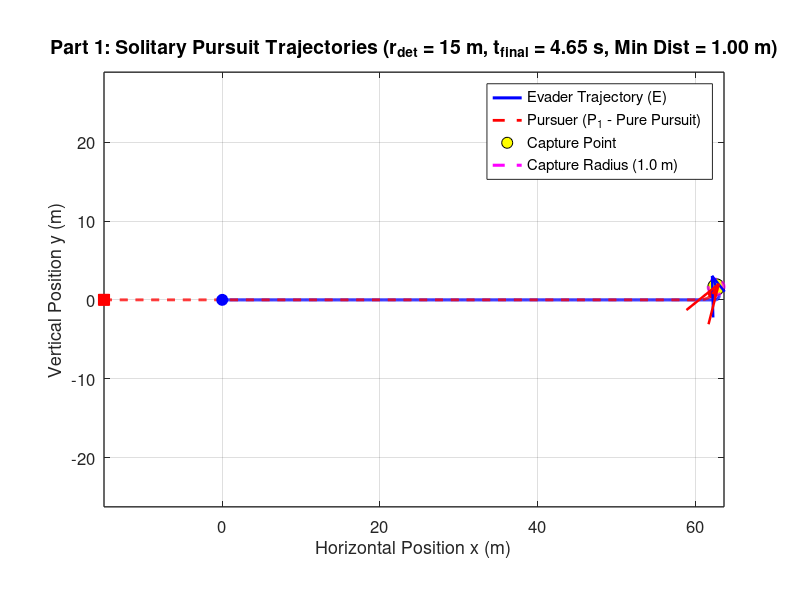

Write MATLAB code to recreate this figure. (Note: this script raises an error after producing the figure.)
% solitary_pursuit.m
% Part 1: Solitary Hunting Mechanics (Pure Pursuit vs. Evasive Jinking)
clear; clc; close all;
addpath(fileparts(mfilename('fullpath')));

%% 1. Model Parameters
v_p = 60 / 3.6;          % Pursuer speed (16.67 m/s)
v_e = 50 / 3.6;          % Evader speed (13.89 m/s)
R_p = 1.5;               % Pursuer min turning radius (m)
R_e = 0.5;               % Evader min turning radius (m)

w_p_max = v_p / R_p;     % Max angular velocity of pursuer (11.11 rad/s)
w_e_max = v_e / R_e;     % Max angular velocity of evader (27.78 rad/s)

l_cap = 1.0;             % Capture radius (m)
r_det = 25.0;            % Initial detection distance (m) [15, 50]
r_jink = 2.5;            % Critical distance where prey triggers jink (m)
T_max = 15.0;            % Raptor stamina limit (s)
dt = 0.005;              % Time step (s)
N = round(T_max / dt);
start_distances = [15, 20, 25, 30, 35];
start_angles = deg2rad([0, 15, -15, 30, -30]);
strategy_root = fileparts(fileparts(mfilename('fullpath')));
plot_folder = fullfile(strategy_root, 'plots', 'normal');
animation_folder = fullfile(strategy_root, 'animations', 'normal');
if ~exist(plot_folder, 'dir')
    mkdir(plot_folder);
end
if ~exist(animation_folder, 'dir')
    mkdir(animation_folder);
end
final_capture_times = zeros(1, numel(start_distances));

for scenario = 1:5
r_det = start_distances(scenario);
%% 2. Initial Conditions (t = 0)
alpha_1 = start_angles(scenario);

% Preallocate state arrays
x_E = zeros(1, N); y_E = zeros(1, N); theta_E = zeros(1, N);
x_P = zeros(1, N); y_P = zeros(1, N); theta_P = zeros(1, N);
dist_P = zeros(1, N);
t_vec = (0:N-1) * dt;

% Set t = 0 values
x_E(1) = 0; y_E(1) = 0; theta_E(1) = 0;
x_P(1) = -r_det * cos(alpha_1);
y_P(1) =  r_det * sin(alpha_1);
theta_P(1) = 0;

captured = false;
end_idx = N;
is_jinking = false;
theta_target = 0;
optimal_angle = deg2rad(110);

%% 3. Time-Stepping Simulation Loop (Forward Euler)
for k = 1:N-1
    dist_P(k) = hypot(x_E(k) - x_P(k), y_E(k) - y_P(k));
    
    if dist_P(k) <= l_cap
        captured = true;
        end_idx = k;
        break;
    end
    
    % --- Pursuer Control (Pure Pursuit) ---
    theta_LOS = atan2(y_E(k) - y_P(k), x_E(k) - x_P(k));
    dtheta_P = atan2(sin(theta_LOS - theta_P(k)), cos(theta_LOS - theta_P(k)));
    if abs(dtheta_P) <= w_p_max * dt
        w_P = dtheta_P / dt;
    else
        w_P = w_p_max * sign(dtheta_P);
    end
    
    % --- Evader Control (Break Turn with Overshoot Reset) ---
    if is_jinking && dist_P(k) > r_jink + 4
        is_jinking = false;
    end

    if ~is_jinking && dist_P(k) <= r_jink
        is_jinking = true;
        theta_target = theta_LOS + optimal_angle;
    end

    if is_jinking
        dtheta_E = atan2(sin(theta_target - theta_E(k)), ...
            cos(theta_target - theta_E(k)));
        if abs(dtheta_E) <= w_e_max * dt
            w_E = dtheta_E / dt;
        else
            w_E = w_e_max * sign(dtheta_E);
        end
    else
        theta_flee = theta_LOS;
        dtheta_E = atan2(sin(theta_flee - theta_E(k)), cos(theta_flee - theta_E(k)));
        if abs(dtheta_E) <= w_e_max * dt
            w_E = dtheta_E / dt;
        else
            w_E = w_e_max * sign(dtheta_E);
        end
    end
    
    % --- Euler Kinematic Updates ---
    x_P(k+1) = x_P(k) + v_p * cos(theta_P(k)) * dt;
    y_P(k+1) = y_P(k) + v_p * sin(theta_P(k)) * dt;
    theta_P(k+1) = theta_P(k) + w_P * dt;
    
    x_E(k+1) = x_E(k) + v_e * cos(theta_E(k)) * dt;
    y_E(k+1) = y_E(k) + v_e * sin(theta_E(k)) * dt;
    theta_E(k+1) = theta_E(k) + w_E * dt;
end

dist_P(end_idx) = hypot(x_E(end_idx) - x_P(end_idx), y_E(end_idx) - y_P(end_idx));
final_capture_times(scenario) = t_vec(end_idx);

%% 4. Figure 1: Combined 2D Trajectory Plot (All Players on Same Axis)
figure('Color', 'w', 'Position', [80, 80, 1050, 700]);
hold on; grid on; axis equal;

% Plot trajectories
plot(x_E(1:end_idx), y_E(1:end_idx), 'b-', 'LineWidth', 2.2, 'DisplayName', 'Evader Trajectory (E)');
plot(x_P(1:end_idx), y_P(1:end_idx), 'r--', 'LineWidth', 2.0, 'DisplayName', 'Pursuer (P_1 - Pure Pursuit)');

% Plot Start Positions (t = 0)
plot(x_E(1), y_E(1), 'bo', 'MarkerSize', 8, 'MarkerFaceColor', 'b', 'HandleVisibility', 'off');
plot(x_P(1), y_P(1), 'rs', 'MarkerSize', 8, 'MarkerFaceColor', 'r', 'HandleVisibility', 'off');

% Plot End Positions (t = T_final)
plot(x_E(end_idx), y_E(end_idx), 'ko', 'MarkerSize', 12, ...
    'MarkerFaceColor', 'y', 'DisplayName', 'Capture Point');
plot(x_P(end_idx), y_P(end_idx), 'ro', 'MarkerSize', 6, ...
    'MarkerFaceColor', 'r', 'HandleVisibility', 'off');

% Plot Capture Radius Circle around Evader's Final Position
th_circ = linspace(0, 2*pi, 100);
plot(x_E(end_idx) + l_cap*cos(th_circ), y_E(end_idx) + l_cap*sin(th_circ), ...
    'm--', 'LineWidth', 2.2, 'DisplayName', 'Capture Radius (1.0 m)');

% Show each player's final heading as a single colored arrow.
quiver(x_E(end_idx), y_E(end_idx), cos(theta_E(end_idx)), sin(theta_E(end_idx)), ...
    1.5, 'b', 'LineWidth', 1.8, 'MaxHeadSize', 2, 'HandleVisibility', 'off');
quiver(x_P(end_idx), y_P(end_idx), cos(theta_P(end_idx)), sin(theta_P(end_idx)), ...
    1.5, 'r', 'LineWidth', 1.8, 'MaxHeadSize', 2, 'HandleVisibility', 'off');

set(gca, 'FontSize', 12, 'LineWidth', 1.0, 'Box', 'on');
xlabel('Horizontal Position x (m)', 'FontSize', 13);
ylabel('Vertical Position y (m)', 'FontSize', 13);
title(sprintf('Part 1: Solitary Pursuit Trajectories (r_{det} = %.0f m, t_{final} = %.2f s, Min Dist = %.2f m)', ...
    r_det, final_capture_times(scenario), min(dist_P(1:end_idx))), 'FontSize', 14);
legend('Location', 'best');
exportgraphics(gcf, fullfile(plot_folder, sprintf('strategy_1_trajectory_%d_normal.png', scenario)), 'Resolution', 200);
create_trajectory_animation_1(t_vec(1:end_idx), x_E(1:end_idx), y_E(1:end_idx), ...
    theta_E(1:end_idx), x_P(1:end_idx), y_P(1:end_idx), theta_P(1:end_idx), ...
    r_det, l_cap, fullfile(animation_folder, sprintf('scenario_%d.mp4', scenario)));

%% 5. Figure 2: Separation Distance Plot
figure('Color', 'w', 'Position', [180, 120, 850, 550]);
hold on; grid on;
plot(t_vec(1:end_idx), dist_P(1:end_idx), 'k-', 'LineWidth', 2.0);
yline(l_cap, 'r--', 'Capture Threshold (l = 1.0 m)', 'LineWidth', 1.5);
yline(r_jink, 'b:', 'Jink Trigger (r_{jink} = 3.0 m)', 'LineWidth', 1.5);
set(gca, 'FontSize', 12, 'LineWidth', 1.0, 'Box', 'on');
xlabel('Time t (s)', 'FontSize', 13);
ylabel('Separation Distance d_1(t) (m)', 'FontSize', 13);
title(sprintf('Part 1: Predator-Prey Separation Distance vs. Time (t_{final} = %.2f s)', ...
    final_capture_times(scenario)), 'FontSize', 14);
exportgraphics(gcf, fullfile(plot_folder, sprintf('strategy_1_separation_%d_normal.png', scenario)), 'Resolution', 200);
close all;
end

%% 6. Jink-Distance Sweep: Capture Time Histogram
jink_distances = 1.0:0.25:8.0;
capture_times = zeros(5, numel(jink_distances));

for scenario = 1:5
    for j = 1:numel(jink_distances)
        capture_times(scenario, j) = simulate_capture_time( ...
            start_distances(scenario), start_angles(scenario), ...
            jink_distances(j), v_p, v_e, R_p, R_e, l_cap, T_max, dt, ...
            deg2rad(110));
    end
end

figure('Color', 'w', 'Position', [80, 80, 1200, 850]);
for scenario = 1:5
    subplot(3, 2, scenario);
    bar(jink_distances, capture_times(scenario, :), 1.0, ...
        'FaceColor', [0.25, 0.50, 0.85], 'EdgeColor', 'none');
    hold on; grid on;

    [max_capture_time, max_idx] = max(capture_times(scenario, :));
    plot(jink_distances(max_idx), max_capture_time, 'r^', ...
        'MarkerSize', 9, 'MarkerFaceColor', 'r');
    xline(jink_distances(max_idx), 'r--', 'LineWidth', 1.2);

    xlabel('Jink distance (m)');
    ylabel('Capture time (s)');
    title(sprintf('Scenario %d (r_{det} = %.0f m, t_{final} = %.2f s)', ...
        scenario, start_distances(scenario), final_capture_times(scenario)));
    legend('Capture time', sprintf('Maximum: %.2f m', jink_distances(max_idx)), ...
        'Location', 'best');
    set(gca, 'FontSize', 10, 'Box', 'on');
end

sgtitle('Strategy 1: Capture Time for a Range of Jink Distances (final times shown per scenario)');
exportgraphics(gcf, fullfile(plot_folder, 'strategy_1_jink_distance_capture_time_normal.png'), ...
    'Resolution', 200);
close all;

fprintf('Strategy 1 maximum capture times by scenario:\n');
for scenario = 1:5
    [max_capture_time, max_idx] = max(capture_times(scenario, :));
    fprintf('  Scenario %d: %.2f m jink distance -> %.2f s capture time\n', ...
        scenario, jink_distances(max_idx), max_capture_time);
end

%% 7. Jink-Angle Sweep: Capture Time Histogram
angle_offsets = deg2rad(0:5:180);
angle_capture_times = zeros(5, numel(angle_offsets));

for scenario = 1:5
    for j = 1:numel(angle_offsets)
        angle_capture_times(scenario, j) = simulate_capture_time( ...
            start_distances(scenario), start_angles(scenario), r_jink, ...
            v_p, v_e, R_p, R_e, l_cap, T_max, dt, angle_offsets(j));
    end
end

figure('Color', 'w', 'Position', [80, 80, 1200, 850]);
for scenario = 1:5
    subplot(3, 2, scenario);
    bar(rad2deg(angle_offsets), angle_capture_times(scenario, :), 1.0, ...
        'FaceColor', [0.75, 0.45, 0.20], 'EdgeColor', 'none');
    hold on; grid on;

    [max_capture_time, max_idx] = max(angle_capture_times(scenario, :));
    plot(rad2deg(angle_offsets(max_idx)), max_capture_time, 'r^', ...
        'MarkerSize', 9, 'MarkerFaceColor', 'r');
    xline(rad2deg(angle_offsets(max_idx)), 'r--', 'LineWidth', 1.2);

    xlabel('Jink angle offset (degrees)');
    ylabel('Capture time (s)');
    title(sprintf('Scenario %d (r_{det} = %.0f m, t_{final} = %.2f s)', ...
        scenario, start_distances(scenario), final_capture_times(scenario)));
    legend('Capture time', sprintf('Maximum: %.0f deg', ...
        rad2deg(angle_offsets(max_idx))), 'Location', 'best');
    set(gca, 'FontSize', 10, 'Box', 'on');
end

sgtitle(sprintf('Strategy 1: Capture Time by Jink Angle (r_{jink} = %.1f m)', ...
    r_jink));
exportgraphics(gcf, fullfile(plot_folder, 'strategy_1_jink_angle_capture_time_normal.png'), ...
    'Resolution', 200);
close all;

fprintf('Strategy 1 maximum capture angles by scenario:\n');
for scenario = 1:5
    [max_capture_time, max_idx] = max(angle_capture_times(scenario, :));
    fprintf('  Scenario %d: %.0f degree angle -> %.2f s capture time\n', ...
        scenario, rad2deg(angle_offsets(max_idx)), max_capture_time);
end

function capture_time = simulate_capture_time(r_det, alpha_1, r_jink, ...
    v_p, v_e, R_p, R_e, l_cap, T_max, dt, angle_offset)
    w_p_max = v_p / R_p;
    w_e_max = v_e / R_e;
    N = round(T_max / dt);

    x_E = 0;
    y_E = 0;
    theta_E = 0;
    x_P = -r_det * cos(alpha_1);
    y_P = r_det * sin(alpha_1);
    theta_P = 0;
    capture_time = T_max;
    is_jinking = false;
    theta_target = 0;

    for k = 1:N-1
        dist_P = hypot(x_E - x_P, y_E - y_P);
        if dist_P <= l_cap
            capture_time = (k - 1) * dt;
            return;
        end

        theta_LOS = atan2(y_E - y_P, x_E - x_P);
        dtheta_P = atan2(sin(theta_LOS - theta_P), ...
            cos(theta_LOS - theta_P));
        if abs(dtheta_P) <= w_p_max * dt
            w_P = dtheta_P / dt;
        else
            w_P = w_p_max * sign(dtheta_P);
        end

        if is_jinking && dist_P > r_jink + 1.5
            is_jinking = false;
        end

        if ~is_jinking && dist_P <= r_jink
            is_jinking = true;
            theta_target = theta_LOS + angle_offset;
        end

        if is_jinking
            dtheta_E = atan2(sin(theta_target - theta_E), ...
                cos(theta_target - theta_E));
            if abs(dtheta_E) <= w_e_max * dt
                w_E = dtheta_E / dt;
            else
                w_E = w_e_max * sign(dtheta_E);
            end
        else
            theta_flee = theta_LOS;
            dtheta_E = atan2(sin(theta_flee - theta_E), ...
                cos(theta_flee - theta_E));
            if abs(dtheta_E) <= w_e_max * dt
                w_E = dtheta_E / dt;
            else
                w_E = w_e_max * sign(dtheta_E);
            end
        end

        x_P = x_P + v_p * cos(theta_P) * dt;
        y_P = y_P + v_p * sin(theta_P) * dt;
        theta_P = theta_P + w_P * dt;
        x_E = x_E + v_e * cos(theta_E) * dt;
        y_E = y_E + v_e * sin(theta_E) * dt;
        theta_E = theta_E + w_E * dt;
    end
end
